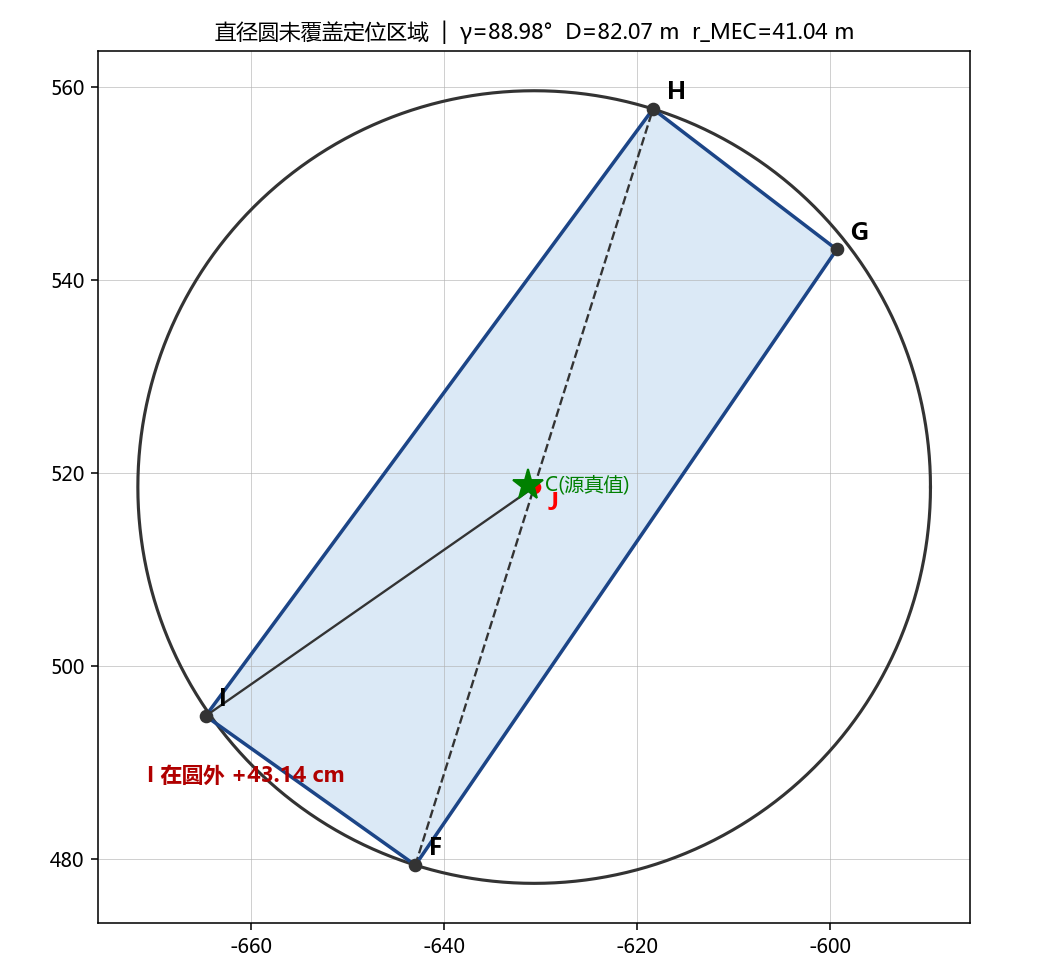

The script that saved this image:
# -*- coding: utf-8 -*-
"""复现一次「直径圆未覆盖定位区域」的实验（2026-09-11）

背景
----
问题 1 第二问：以定位区域**直径 D** 为直径的圆，能否覆盖该区域？
9/10 演练数据给出的答案是「**能**」。本次实验（检测点 D、E）给出的答案是「**否**」。

这不是算法 bug，也不是定理被推翻——恰好相反，它是引理 3 之后的
**MEC 分类定理**预言过的另一支：

    覆盖 ⟺ r_MEC = D/2 ⟺ MEC 由「一对直径端点」或「直角三角形」确定
    不覆盖 ⟺ r_MEC > D/2 ⟺ MEC 由一个**锐角三角形**确定

本实验落在第二支：MEC 由 F、H、I 三点确定的锐角三角形给出，
故 I 点比直径圆的半径多出 0.43 m，落在圆外。

定量结论（本脚本已数值验证）
------------------------------
1. 区域四角由 D、E 两站的 θ±1° 四条边界射线两两求交**独立重算**得到，
   与截图标注的 IG / HI / HF / FG / IJ 逐项吻合，最大偏差 3e-13 m。
2. 直径 = 对角线 |FH| = 82.070552 m；直径圆半径 R = 41.035276 m。
   G 在圆内 1.205 m；**I 在圆外 0.431405 m** ⟹ 判定「否」。
3. 机理（泰勒斯）：∠FIH = 89.019815°，比直角差 0.98°。
   区域是 77 m × 25 m 的近矩形，矩形化时四角恰好都落在对角圆上，
   **故这是一个「刀尖」情形**——差不到 1° 就从「覆盖」翻成「不覆盖」。
4. 稳定性：固定两站位置、只调 |θ_E−θ_D|，判定在 **92.000000° = 90° + 2ε**
   处翻转。当前 91.0198°，距翻转只有 0.98°，属边沿但**不**是数值噪声。

⚠ 与 9/10 演练数据的区别：那次 γ = 22.07°，区域是极细长条，直径落在
**长边**上，故覆盖成立。两次都对——Q1 第二问的答案**依数据而定**，
算法必须能同时给出「是」和「否」。

数据来源
--------
GeoGebra 实验截图，F/G/H/I 为定位区域四角，J = 中点(H, F)。截图标注：
    IG = 81.2636721010041
    HI = 78.0816050648543
    HF = 82.0705524542566
    FG = 77.2465631032173
    IJ = 41.4666808066833
本脚本从**源真值与两个检测点坐标**出发独立重算全部量，并与上述标注逐项比对。

用法
----
    python repro_cover_fail.py            # 只输出报告
    python repro_cover_fail.py --plot     # additionally 输出对照图 PNG
    python repro_cover_fail.py --no-check # 跳过断言（仅查看数值）
"""
from __future__ import annotations

import math
import sys

from geometry import (
    CLEAR_RADIUS,
    crossing_angle,
    covering_radius,
    circumcircle,
    dist,
    diameter_circle_covers,
    in_diameter_circle,
    max_pairwise_distance,
    uncertainty_corners,
)

# ── Windows 控制台按 UTF-8 输出，避免中文乱码 ────────────────
try:
    sys.stdout.reconfigure(encoding="utf-8")
except Exception:
    pass

# ── 实验输入 ────────────────────────────────────────────────
SOURCE = (-631.3248143106883, 518.7428634252668)   # 干扰源真值 C
SITE_D = (1158.5208537908559, -801.3474829903406)  # 检测点 D
SITE_E = (-211.7517570274545, 1109.3446610684468)  # 检测点 E
ERR_DEG = 1.0                                      # 示向度误差上界 ε

# GeoGebra 截图标注值（用于回归比对）
OBSERVED = {
    "IG": 81.2636721010041,
    "HI": 78.0816050648543,
    "HF": 82.0705524542566,
    "FG": 77.2465631032173,
    "IJ": 41.4666808066833,
}

# 顶点命名：按「θ_D 取 −ε/+ε」×「θ_E 取 −ε/+ε」定位，与截图一致
NAMES = {
    (-1, -1): "H",
    (-1, +1): "G",
    (+1, -1): "I",
    (+1, +1): "F",
}


def bearing(a, b):
    """从 a 指向 b 的示向度（度，[0,360)）—— 与附录 2(1) 定义一致。"""
    return math.degrees(math.atan2(b[1] - a[1], b[0] - a[0])) % 360.0


def build_region(theta_d, theta_e, err=ERR_DEG):
    """枚举—筛：四条边界射线两两求交，保留 t>0 的解，得到区域四角。

    返回 {名字: 坐标}，键按 NAMES 命名；缺顶点说明区域退化。
    """
    corners = {}
    for sd in (-1, +1):
        for se in (-1, +1):
            r = ray_intersection(
                SITE_D, theta_d + sd * err,
                SITE_E, theta_e + se * err,
            )
            if r is not None:
                corners[NAMES[(sd, se)]] = r[0]
    return corners


def ray_intersection(s1, a1, s2, a2):
    """两条射线的交点 (点, t, s)；无正向交点返回 None。

    ⚠ 必须只接受 t>0 且 s>0 的解——楔形边界是**半直线**，不是直线。
    这是数学要求，不是实现细节：负向解会把区域算到检测点背后。
    """
    d1 = (math.cos(math.radians(a1)), math.sin(math.radians(a1)))
    d2 = (math.cos(math.radians(a2)), math.sin(math.radians(a2)))
    den = d1[0] * d2[1] - d1[1] * d2[0]
    if abs(den) < 1e-14:
        return None                       # 两射线平行
    dx, dy = s2[0] - s1[0], s2[1] - s1[1]
    t = (dx * d2[1] - dy * d2[0]) / den
    s = (dx * d1[1] - dy * d1[0]) / den
    if t <= 0.0 or s <= 0.0:
        return None                       # 交点在射线反方向
    return ((s1[0] + t * d1[0], s1[1] + t * d1[1]), t, s)


def vertex_angle(a, v, b):
    """顶点 v 处、由 va 与 vb 张成的内角（度）。"""
    u = (a[0] - v[0], a[1] - v[1])
    w = (b[0] - v[0], b[1] - v[1])
    nu = math.hypot(*u)
    nw = math.hypot(*w)
    if nu < 1e-12 or nw < 1e-12:
        return float("nan")
    c = max(-1.0, min(1.0, (u[0] * w[0] + u[1] * w[1]) / (nu * nw)))
    return math.degrees(math.acos(c))


def classify_triangle(a, b, c, tol=1e-9):
    """按最长边分类三角形：锐角 / 直角 / 钝角。"""
    sides = sorted([dist(a, b), dist(b, c), dist(c, a)])
    x, y, z = sides          # x ≤ y ≤ z
    lhs, rhs = z * z, x * x + y * y
    if abs(lhs - rhs) <= tol * max(1.0, rhs):
        return "直角"
    return "钝角" if lhs > rhs else "锐角"


def mec_determining_set(pts, names):
    """求最小包围圆 + 它的确定集（2 点或 3 点）+ 该圆的分类。

    实现与 geometry.covering_radius 同构，但额外记录**是哪个集合**达到最小，
    以便套用 MEC 分类定理做定性解释。
    """
    n = len(pts)
    best_r, best_info = float("inf"), None

    def covers(center, r):
        return all(dist(center, p) <= r + 1e-9 for p in pts)

    for i in range(n):
        for j in range(i + 1, n):
            ctr = ((pts[i][0] + pts[j][0]) / 2.0, (pts[i][1] + pts[j][1]) / 2.0)
            r = dist(pts[i], pts[j]) / 2.0
            if covers(ctr, r) and r < best_r:
                best_r, best_info = r, {
                    "kind": "2点(直径对)",
                    "pts": (names[i], names[j]),
                    "center": ctr,
                    "shape": "—",
                }

    for i in range(n):
        for j in range(i + 1, n):
            for k in range(j + 1, n):
                cc = circumcircle(pts[i], pts[j], pts[k])
                if cc is None:
                    continue
                ctr, r = cc
                if covers(ctr, r) and r < best_r:
                    best_r, best_info = r, {
                        "kind": "3点(外接圆)",
                        "pts": (names[i], names[j], names[k]),
                        "center": ctr,
                        "shape": classify_triangle(pts[i], pts[j], pts[k]),
                    }

    return best_r, best_info


def reproduce(verbose=True, do_check=True):
    """跑完整条链路，返回结果字典。"""
    theta_d, theta_e = bearing(SITE_D, SOURCE), bearing(SITE_E, SOURCE)
    gamma = crossing_angle(theta_d, theta_e)
    r_d, r_e = dist(SITE_D, SOURCE), dist(SITE_E, SOURCE)

    corners, degenerate = uncertainty_corners(
        SITE_D, theta_d, SITE_E, theta_e, ERR_DEG
    )
    named = build_region(theta_d, theta_e)
    order = ["F", "G", "H", "I"]
    pts = [named[k] for k in order if k in named]

    diameter, ends = max_pairwise_distance(pts)
    a, b = ends
    center = ((a[0] + b[0]) / 2.0, (a[1] + b[1]) / 2.0)
    radius = diameter / 2.0

    # 每个顶点相对直径圆的有符号余量：>0 在圆外
    margins = {k: dist(center, p) - radius for k, p in named.items()}
    covered = diameter_circle_covers(a, b, pts)

    r_mec, mec_info = mec_determining_set(pts, order)
    quick = covering_radius(pts)           # 与 geometry.py 交叉验证

    result = {
        "theta_d": theta_d, "theta_e": theta_e, "gamma": gamma,
        "r_d": r_d, "r_e": r_e,
        "corners": named, "degenerate": degenerate, "n_corners": len(corners),
        "diameter": diameter, "ends": ends,
        "center": center, "radius": radius,
        "margins": margins, "covered": covered,
        "r_mec": r_mec, "mec_info": mec_info,
    }

    if verbose:
        _report(result, order)

    if do_check:
        _assert_against_geogebra(result)
        assert abs(r_mec - quick) < 1e-9, "MEC 与 geometry.covering_radius 不一致"

    return result


def _report(r, order):
    W = 66
    print("=" * W)
    print("实验还原：D/E 两站交会 → 定位区域 → 直径圆覆盖判定")
    print("=" * W)

    print("\n【1】输入与观测量")
    print(f"  源真值   C = ({SOURCE[0]:.10f}, {SOURCE[1]:.10f})")
    print(f"  检测点   D = ({SITE_D[0]:.10f}, {SITE_D[1]:.10f})")
    print(f"  检测点   E = ({SITE_E[0]:.10f}, {SITE_E[1]:.10f})")
    print(f"  示向度   θ_D = {r['theta_d']:.6f}°   θ_E = {r['theta_e']:.6f}°")
    print(f"  作用距离 r_D = {r['r_d']:.4f} m   r_E = {r['r_e']:.4f} m")
    print(f"  交会角   γ = {r['gamma']:.4f}°")
    print(f"  误差界   ε = ±{ERR_DEG}°  ⟹ 张角 2ε = {2*ERR_DEG}°")

    print("\n【2】定位区域四角（枚举 4 条边界射线两两求交，只取 t>0）")
    if r["degenerate"]:
        print(f"  ⚠ 区域退化：{r['degenerate']}")
    for k in order:
        if k not in r["corners"]:
            continue
        sd = "+" if k in ("F", "I") else "−"
        se = "+" if k in ("F", "G") else "−"
        p = r["corners"][k]
        print(f"  {k}(θ_D{sd}ε, θ_E{se}ε) = ({p[0]:.9f}, {p[1]:.9f})")

    print("\n【3】两两距离")
    na, nb = _names_of(r["ends"], r["corners"])
    for i in range(len(order)):
        for j in range(i + 1, len(order)):
            u, v = order[i], order[j]
            if u in r["corners"] and v in r["corners"]:
                d = dist(r["corners"][u], r["corners"][v])
                tag = "  ← 直径" if {u, v} == {na, nb} else ""
                print(f"  {u}{v} = {d:.10f} m{tag}")

    print("\n【4】直径与直径圆")
    print(f"  直径  D = |{na}{nb}| = {r['diameter']:.6f} m")
    print(f"  圆心  J = 中点({na}, {nb}) = ({r['center'][0]:.10f}, {r['center'][1]:.10f})")
    print(f"  半径  R = D/2 = {r['radius']:.6f} m")

    print("\n【5】覆盖检查（泰勒斯：p 在圆内 ⟺ (A−p)·(B−p) ≤ 0）")
    print(f"  {'顶点':<6}{'到 J 距离':>14}{'相对 R 的余量':>18}{'判定':>10}")
    for k in order:
        if k not in r["corners"]:
            continue
        p = r["corners"][k]
        m = r["margins"][k]
        ok = m <= 1e-9
        mark = "圆内 ✔" if m < -1e-9 else ("圆上 ·" if ok else "**圆外 ✘**")
        print(f"  {k:<6}{dist(r['center'], p):>14.6f}{m:>+18.6f}{mark:>12}")

    verdict = "能覆盖" if r["covered"] else "不能覆盖"
    print(f"\n  结论：直径圆 **{verdict}** 定位区域")

    print("\n【6】为什么？（MEC 分类定理）")
    info = r["mec_info"]
    print(f"  最小包围圆半径 r_MEC = {r['r_mec']:.6f} m")
    print(f"  直径圆半径     D/2  = {r['radius']:.6f} m")
    print(f"  r_MEC − D/2 = {r['r_mec'] - r['radius']:+.6f} m"
          f"   ⟹ {'相等，覆盖' if abs(r['r_mec']-r['radius'])<1e-9 else '不相等，不覆盖'}")
    if info:
        print(f"  MEC 由 {info['kind']} {info['pts']} 确定"
              + (f"，该三角形为 **{info['shape']}** 三角形" if info["shape"] != "—" else ""))
    lo = r["radius"]
    hi = r["diameter"] / math.sqrt(3.0)
    print(f"  Jung 定理检验：D/2 = {lo:.6f} ≤ r_MEC = {r['r_mec']:.6f} "
          f"≤ D/√3 = {hi:.6f}  "
          f"{'✔' if lo - 1e-9 <= r['r_mec'] <= hi + 1e-9 else '✘'}")

    print("\n【7】最直观的解释：泰勒斯在看 I 处的内角")
    info_pts = info["pts"] if info else ()
    for k in info_pts:
        if k in ("F", "H"):
            continue
        others = [x for x in ("F", "H") if x in r["corners"]]
        ang = vertex_angle(r["corners"][others[0]], r["corners"][k],
                           r["corners"][others[1]])
        m = r["margins"][k]
        print(f"  ∠{others[0]}{k}{others[1]} = {ang:.6f}°   "
              f"（90° 为临界：=90° 恰好落在圆上，<90° 落到圆外）")
        print(f"  → {k} {'在圆外' if m > 1e-9 else '在圆内'}，"
              f"差 {(90.0 - ang):+.4f}° ⟹ 距圆 {(m*100):+.2f} cm")
    print("  这就是泰勒斯命题：圆周角 = 90° ⟺ 点在圆上。区域在该角上"
          "\n  「不够钝」（< 90°），所以该顶点必然戳出直径圆。")

    print("\n【8】对清除可行性的意义")
    print(f"  清除半径 r_clear = {CLEAR_RADIUS} m")
    print(f"  r_MEC = {r['r_mec']:.3f} m ≫ {CLEAR_RADIUS} m "
          f"⟹ **不能保证一次定点清除**，须逼近（命题 A 的推论）")
    print()


def _names_of(ends, corners):
    """把坐标对映射回 F/G/H/I 名字。"""
    out = []
    for p in ends:
        for k, q in corners.items():
            if dist(p, q) < 1e-9:
                out.append(k)
                break
    return tuple(out)


def _assert_against_geogebra(r):
    """与 GeoGebra 截图标注值逐项比对——这是本脚本的回归断言。"""
    c = r["corners"]
    pairs = {
        "IG": (c["I"], c["G"]),
        "HI": (c["H"], c["I"]),
        "HF": (c["H"], c["F"]),
        "FG": (c["F"], c["G"]),
        "IJ": (r["center"], c["I"]),
    }
    print("-" * 66)
    print("回归断言：脚本重算值 vs GeoGebra 截图标注值")
    print(f"  {'量':<6}{'脚本重算':>20}{'截图标注':>20}{'偏差':>12}")
    worst = 0.0
    for k, (p, q) in pairs.items():
        got = dist(p, q)
        want = OBSERVED[k]
        dev = abs(got - want)
        worst = max(worst, dev)
        flag = "✔" if dev < 1e-6 else "✘"
        print(f"  {k:<6}{got:>20.10f}{want:>20.10f}{dev:>12.2e} {flag}")
    print(f"  最大偏差 = {worst:.3e} m   {'全部通过' if worst < 1e-6 else '**存在不一致**'}")
    print("-" * 66)
    assert worst < 1e-6, f"与截图标注值不一致，最大偏差 {worst:.3e} m"


def plot(outfile="repro_cover_fail.png"):
    """画一张与 GeoGebra 截图对照的图。matplotlib 缺失时静默跳过。"""
    try:
        import matplotlib
        matplotlib.use("Agg")
        import matplotlib.pyplot as plt

        # Windows 下的中文字体；DejaVu Sans 不含 CJK 字形，会画成空框
        matplotlib.rcParams["font.sans-serif"] = [
            "Microsoft YaHei", "SimHei", "SimSun", "DejaVu Sans",
        ]
        matplotlib.rcParams["axes.unicode_minus"] = False
    except ImportError:
        print("（未安装 matplotlib，跳过绘图。装法："
              "pip install matplotlib -i https://pypi.tuna.tsinghua.edu.cn/simple）")
        return None

    r = reproduce(verbose=False, do_check=False)
    c, order = r["corners"], ["F", "G", "H", "I"]

    fig, ax = plt.subplots(figsize=(7.5, 7.0))
    poly = [c[k] for k in order] + [c[order[0]]]
    ax.fill([p[0] for p in poly], [p[1] for p in poly],
            color="#cfe2f3", alpha=0.75, zorder=1)
    ax.plot([p[0] for p in poly], [p[1] for p in poly],
            color="#1c4587", lw=1.8, zorder=3)

    th = [i * 2 * math.pi / 720 for i in range(721)]
    ax.plot([r["center"][0] + r["radius"] * math.cos(t) for t in th],
            [r["center"][1] + r["radius"] * math.sin(t) for t in th],
            color="#333333", lw=1.6, zorder=2)

    ax.plot(*zip(c["F"], c["H"]), color="#333333", lw=1.2, ls="--", zorder=2)
    ax.plot(*zip(c["I"], r["center"]), color="#333333", lw=1.2, zorder=2)

    for k in order:
        ax.plot(*c[k], "o", color="#333333", ms=6, zorder=5)
        ax.annotate(k, c[k], textcoords="offset points", xytext=(7, 5),
                    fontsize=12, fontweight="bold")
    ax.plot(*r["center"], "o", color="red", ms=6, zorder=6)
    ax.annotate("J", r["center"], textcoords="offset points", xytext=(7, -12),
                fontsize=12, fontweight="bold", color="red")
    ax.plot(*SOURCE, "*", color="green", ms=16, zorder=6)
    ax.annotate("C(源真值)", SOURCE, textcoords="offset points", xytext=(9, -3),
                fontsize=10, color="green")

    ax.annotate(f"I 在圆外 {r['margins']['I']*100:+.2f} cm",
                c["I"], textcoords="offset points", xytext=(-30, -34),
                fontsize=11, color="#b00000", fontweight="bold")
    ax.set_title(f"直径圆未覆盖定位区域  |  γ={r['gamma']:.2f}°  "
                 f"D={r['diameter']:.2f} m  r_MEC={r['r_mec']:.2f} m", fontsize=11)
    ax.set_aspect("equal")
    ax.grid(True, lw=0.3)
    fig.tight_layout()
    fig.savefig(outfile, dpi=140)
    print(f"图已保存：{outfile}")
    return outfile


if __name__ == "__main__":
    args = set(sys.argv[1:])
    if "--plot" in args:
        plot()
    else:
        reproduce(verbose=True, do_check="--no-check" not in args)
